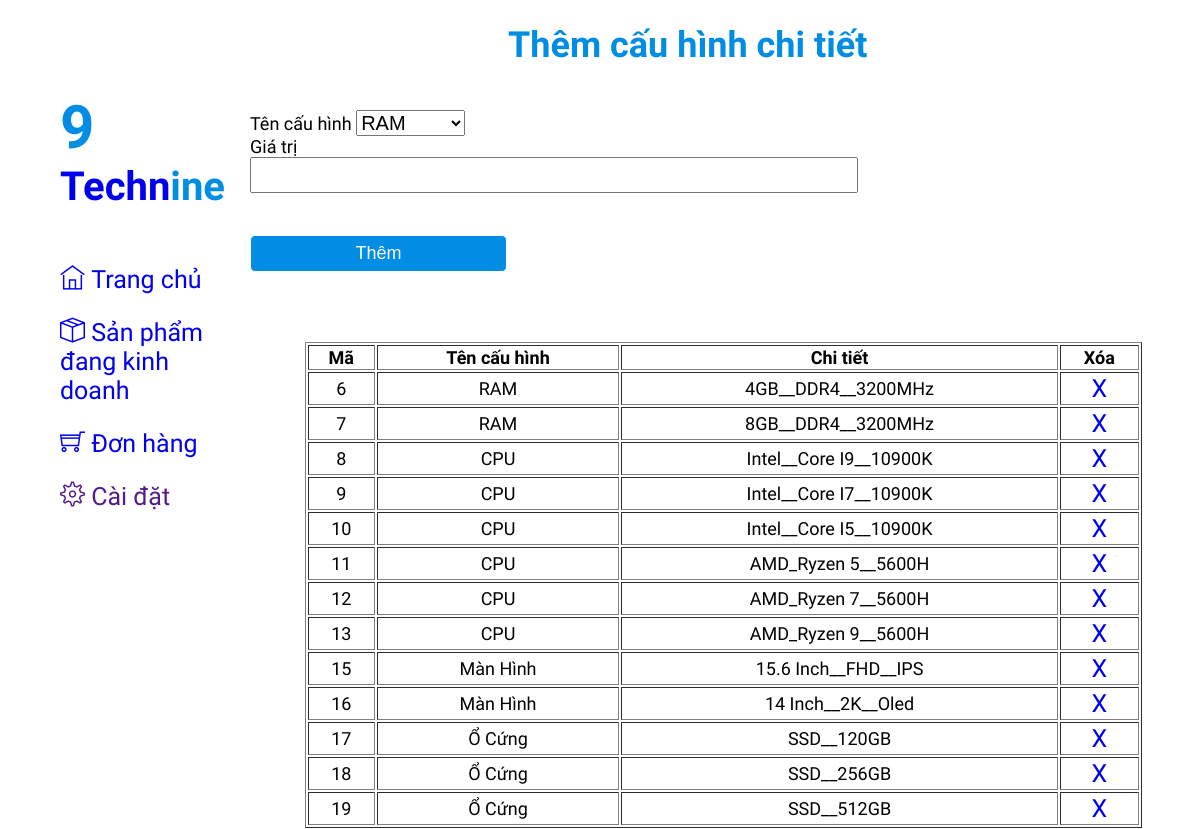
Screenshot of /admin/products/form_insert_config_detail.php with the database file from the repository.
### tables this page shows
CREATE TABLE `cau_hinh_chi_tiet` (
  `ma` int(10) UNSIGNED NOT NULL,
  `ma_cau_hinh` int(10) UNSIGNED NOT NULL,
  `gia_tri` varchar(255) NOT NULL
);

CREATE TABLE `cau_hinh` (
  `ma` int(10) NOT NULL,
  `ten` varchar(100) NOT NULL
);

### admin/products/form_insert_config_detail.php (the view, shortened to what this page needs)
<?php include '../head.php'; ?>
<link rel="stylesheet" href="./style_form_insert.css">
<link rel="stylesheet" href="../style.css">
<link rel="stylesheet" href="../fonts-icon/themify-icons/themify-icons.css">
<body>
<?php
include '../menu.php';
require '../connect.php';
$sql_detail = "SELECT cau_hinh_chi_tiet.ma, cau_hinh.ten, cau_hinh_chi_tiet.gia_tri
            FROM cau_hinh_chi_tiet
            JOIN cau_hinh
            ON cau_hinh_chi_tiet.ma_cau_hinh = cau_hinh.ma";
$ket_qua_cau_hinh_chi_tiet = mysqli_query($connect, $sql_detail);
?>
<div>
    <h1> Thêm cấu hình chi tiết </h1>
    <form class="form" method="post" action="process/insert_config_detail.php">
        Tên cấu hình
        <select name="ten_cau_hinh" style="font-size: 20px;">
            <?php
            $sql_cau_hinh = "SELECT * FROM cau_hinh";
            $ket_qua_cau_hinh = mysqli_query($connect, $sql_cau_hinh);
            foreach ($ket_qua_cau_hinh
            as $cau_hinh){
            ?>
            <option name="ten_cau_hinh" value="<?php echo $cau_hinh['ma']; ?>">
                <?php
                echo $cau_hinh['ten'];
                }
                ?>
            </option>
        </select>
        <br>
        Giá trị
        <input type="text" name="gia_tri" id="gia_tri">
        <br>
        <br>
        <button type="submit" onclick="return validate()">Thêm</button>
    </form>
</div>
<div style="width:75%; height:100%; float:right; padding: 50px 50px 1px 1px; border: 1px hidden; display: block; box-sizing: border-box; text-align: center;">
    <table border="1" width="100%">
        <tr>
            <th>Mã</th>
            <th>Tên cấu hình</th>
            <th>Chi tiết</th>
            <th>Xóa</th>
        </tr>
        <?php foreach ($ket_qua_cau_hinh_chi_tiet as $chi_tiet){?>
            <tr>
                <td><?php echo $chi_tiet['ma']; ?></td>
                <td><?php echo $chi_tiet['ten']; ?></td>
                <td><?php echo $chi_tiet['gia_tri']; ?></td>
                <td>
                    <a href="./process/delete_config_detail.php?ma=<?php echo $chi_tiet['ma']; ?>">
                        X
                    </a>
                </td>
            </tr>
        <?php } ?>
    </table>
</div>
</body>
</html>

### admin/style.css (style rules this page uses)
:root { --xanh-duong: #018DE3; --xanh-ngoc: #B5D3EE; --xam: #A1A8BD; --tim-than: #112085; --nau: #884F3D; --xanh-dam: #2A71B2; }
body { font-family: 'Readex Pro', sans-serif; }
#div_trai ul, a { list-style-type: none; text-decoration: none; font-size: 25px; }

### admin/products/style_form_insert.css (style rules this page uses)
body { background: white; font-size: 18px; }
h1 { padding-left: 500px; color: #018DE3; }
.form { max-width: 700px; margin: 0 auto; padding: 20px 0; }
input { display: block; width: 600px; height: 30px; }
.btn,button { color: white; background-color: #018DE3; border: 1px solid white; padding: 7px 10px; border-radius: 5px; width: 257px; box-sizing: border-box; font-size: 18px; cursor: pointer; }

### rows the page displays
cau_hinh_chi_tiet: ma "6", cau_hinh.ten "RAM", gia_tri "4GB__DDR4__3200MHz"
cau_hinh_chi_tiet: ma "7", cau_hinh.ten "RAM", gia_tri "8GB__DDR4__3200MHz"
cau_hinh_chi_tiet: ma "8", cau_hinh.ten "CPU", gia_tri "Intel__Core I9__10900K"
cau_hinh_chi_tiet: ma "9", cau_hinh.ten "CPU", gia_tri "Intel__Core I7__10900K"
cau_hinh_chi_tiet: ma "10", cau_hinh.ten "CPU", gia_tri "Intel__Core I5__10900K"
cau_hinh_chi_tiet: ma "11", cau_hinh.ten "CPU", gia_tri "AMD_Ryzen 5__5600H"
cau_hinh_chi_tiet: ma "12", cau_hinh.ten "CPU", gia_tri "AMD_Ryzen 7__5600H"
cau_hinh_chi_tiet: ma "13", cau_hinh.ten "CPU", gia_tri "AMD_Ryzen 9__5600H"
cau_hinh_chi_tiet: ma "15", cau_hinh.ten "Màn Hình", gia_tri "15.6 Inch__FHD__IPS"
cau_hinh_chi_tiet: ma "16", cau_hinh.ten "Màn Hình", gia_tri "14 Inch__2K__Oled"
cau_hinh_chi_tiet: ma "17", cau_hinh.ten "Ổ Cứng", gia_tri "SSD__120GB"
cau_hinh_chi_tiet: ma "18", cau_hinh.ten "Ổ Cứng", gia_tri "SSD__256GB"
cau_hinh_chi_tiet: ma "19", cau_hinh.ten "Ổ Cứng", gia_tri "SSD__512GB"

### other values shown
form field ten_cau_hinh "RAM"
